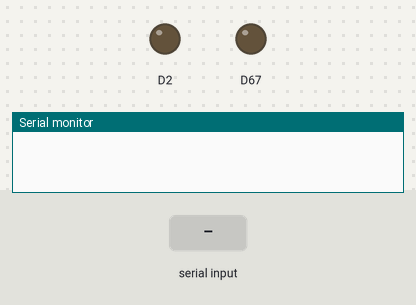
A sketch run on a simulated Arduino Due. On the bench: output pins drawn as LEDs (lit = HIGH), the last lines printed to the serial monitor. The inputs (shaded band) are chosen by the test bench.

Above: at 1.2 s.
1.3 s: "c90\n" received over Serial
4.3 s: "v90\n" received over Serial
At 5.7 s:
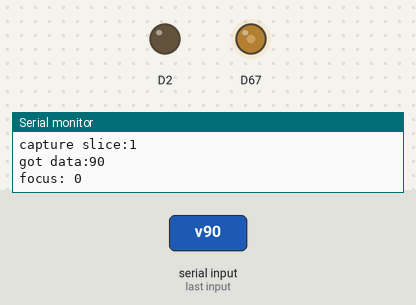
Timing chart, 0 to 7.3 s (numbered marks = the images above; inputs shaded):
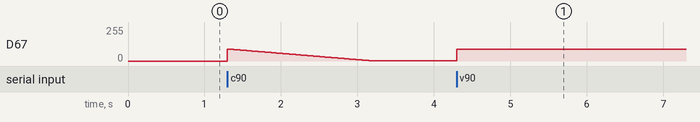

The sketch:

picosim-arduino-due.ino
```cpp
void setup() {
  Serial.begin(9600);
  pinMode(2,OUTPUT);
  digitalWrite(2, LOW);
}

volatile unsigned int do_capture=0;
volatile unsigned int do_focus=0;

void loop() {
  int v0=0,v1=128;
  while(Serial.available()>0){
  //  v0=Serial.parseInt();
    switch(Serial.read()){
      case 'v': v1=Serial.parseInt(); break;
      case 't':
      digitalWrite(2, HIGH);
      delay(1);
      digitalWrite(2, LOW); break;
      break;
      case 'c': do_capture = Serial.parseInt(); do_focus =0; break;
      case 'C': do_capture = 0; break;
      case 'f': do_focus = Serial.parseInt(); break;
    }


    if(Serial.read()=='\n'){
      Serial.print("got data:");
      analogWrite(DAC1,v1);
      Serial.println(v1,DEC);
      Serial.print("focus: ");
      Serial.println(do_focus,DEC);
    }
  }

  if (do_focus){
    delay(10);
    digitalWrite(2, HIGH);
    delay(1);
    digitalWrite(2, LOW);
  }

  if (do_capture){
    analogWrite(DAC1,do_capture);
    Serial.print("capture slice:");
    Serial.println(do_capture,DEC);
    do_capture--;
    delay(20);
    digitalWrite(2, HIGH);
    delay(1);
    digitalWrite(2, LOW);
  }
}
```

Measured:
- after the input at 4.3 s, D67: 1/255 → 90/255 at once
